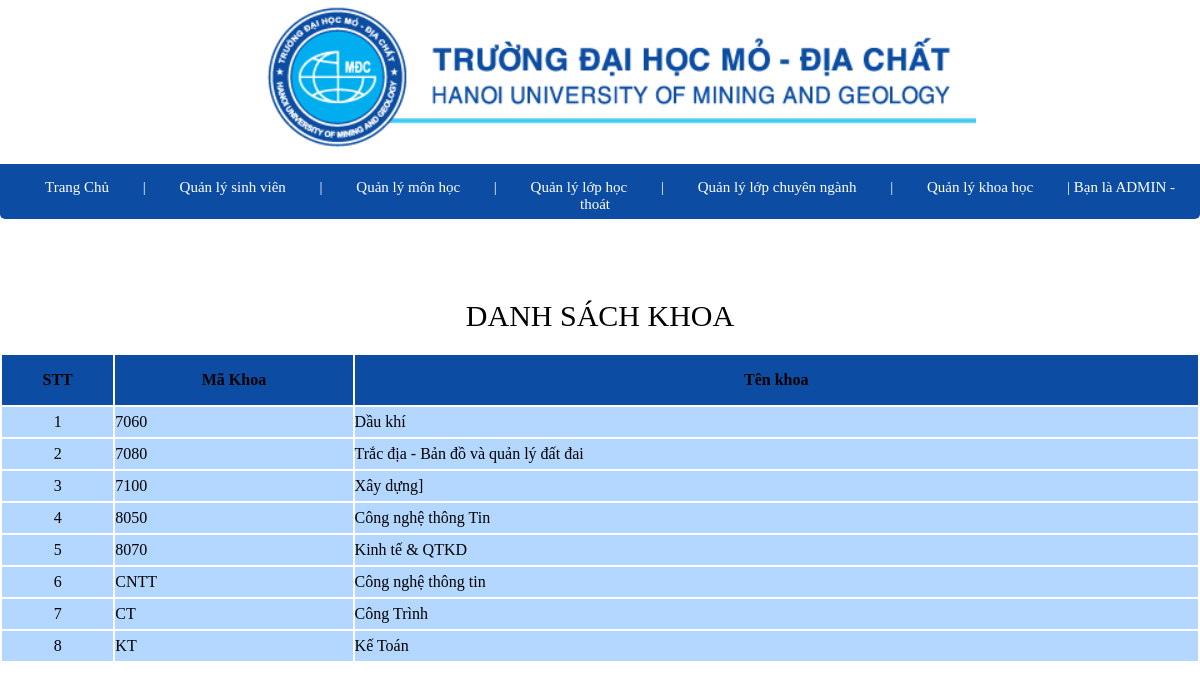
Page /view/quanlykhoa.php on the committed database.
### tables this page shows
CREATE TABLE `khoa` (
  `makhoa` varchar(50) NOT NULL,
  `tenkhoa` varchar(50) NOT NULL
);

### view/quanlykhoa.php (the view, shortened to what this page needs)
    <!DOCTYPE html>
    <html>
    <head>
    </head>
    <body>
      <div>
        <div align="center">
            <a href="">
                <img src="../img/logout.png">
            </a>
        </div>
    <div id="menu">
      <a href="../trangchu2.php">Trang Chủ</a>
    |
    <a href="quanlysinhvien.php">Quản lý sinh viên</a>
    |
     <a href="quanlymonhoc.php">Quản lý môn học</a>
    |
    <a href="quanlylophoc.php">Quản lý lớp học</a>
    |
    <a href="chnganh.php">Quản lý lớp chuyên ngành</a>
    |
    <a href="quanlykhoa.php">Quản lý khoa học</a>
    |
      Bạn là ADMIN -
    <a href="../login.php">thoát</a>
    </div>
    </div>
    <div style="padding-top: 60px">
    <div>
      <div align="center" style="font-size: 30px; margin: 20px">DANH SÁCH KHOA</div>
<div>
<form action="" method="POST">
   <table align="center" width="100%" style="vertical-align: middle; border: 1px;border-color:white;  background: white;">
    <tbody>
      <tr style="height: 50px; text-align: center; vertical-align:middle; background: #0c4ca3;">
        <td ><b>STT</b></td>
        <td><b>Mã Khoa</b></td>
         <td><b>Tên khoa</b></td>
      </tr>
<?php
                include_once("../publish/connect.php");
                $sql="SELECT * FROM khoa ";
                $kq=mysqli_query($conn,$sql);
                $id=0;
                while ($row=mysqli_fetch_array($kq)) {
                    $id+=1;
                    echo "<tr style='background: rgb(179, 215, 255); height: 30px; vertical-align: middle;'>";
                        echo "<td style='text-align:center;'>".$id."</td>";
                         echo "<td>".$row['makhoa']."</td>";
                        echo "<td>".$row['tenkhoa']."</td>";
                    echo "</tr>";
                }
?>
    </tbody>
</table>
</form>
</div>
    </body>
    </html>

### view/quanlykhoa.php (style rules this page uses)
* { margin: 0; padding: 0; }
#menu { font-size: 15px; color: white; padding: 15px 15px 0 5px; background-color: #0c4ca3; height: 40px; top: 40px; right: 0px; text-align: center; border-bottom-left-radius: 5px; border-bottom-right-radius: 5px; }
#menu a { color: white; padding: 30px; text-decoration: none; text-align: center; right: 55px; }

### rows in the picture
khoa: makhoa "7060", tenkhoa "Dầu khí"
khoa: makhoa "7080", tenkhoa "Trắc địa - Bản đồ và quản lý đất đai"
khoa: makhoa "7100", tenkhoa "Xây dựng]"
khoa: makhoa "8050", tenkhoa "Công nghệ thông Tin"
khoa: makhoa "8070", tenkhoa "Kinh tế & QTKD"
khoa: makhoa "CNTT", tenkhoa "Công nghệ thông tin"
khoa: makhoa "CT", tenkhoa "Công Trình"
khoa: makhoa "KT", tenkhoa "Kế Toán"
